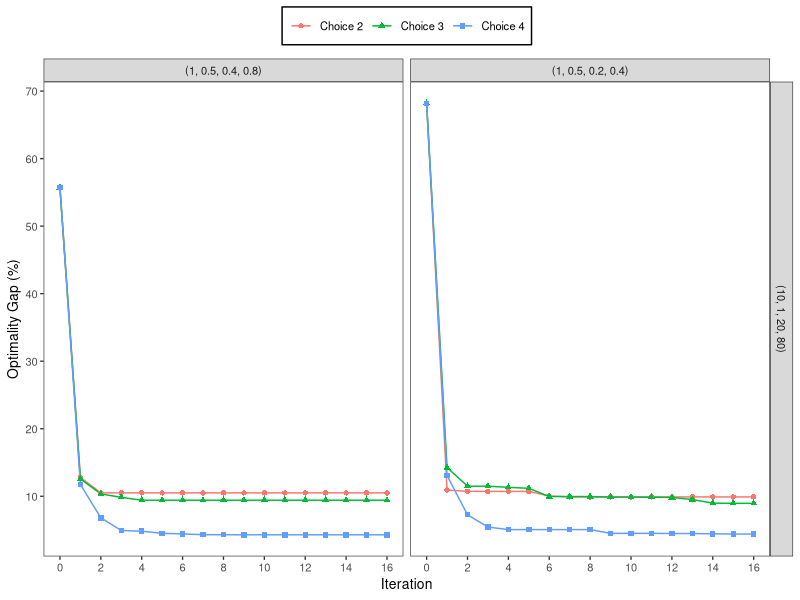
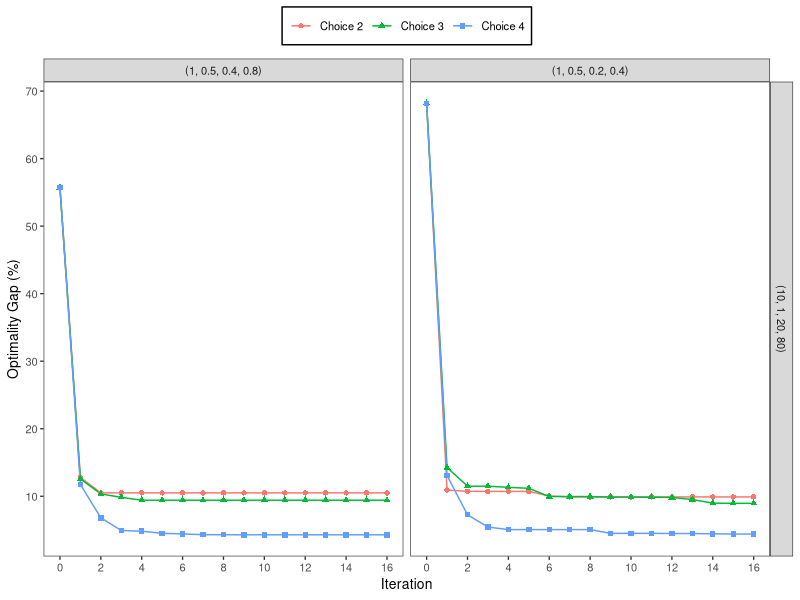

Recreate these plots in R, in order.
# Load required libraries
library(ggplot2)
library(plyr)

# ####################### Data Preprocessing #######################

# Load dataset
df <- read.csv('ADPerformanceOptGap_Choice234.csv')

# Define and order levels for Cost Structure (CS)
df$CS <- factor(df$CS, levels = c("[10, 1, 20, 80]"))

# Define and order levels for Endogeneity (Endog.)
df$Endog. <- factor(df$Endog., levels = c("[1, 0.5, 0.4, 0.8]", "[1, 0.5, 0.2, 0.4]"))

# ####################### Update Optimality Gap #######################

# Track the best performance so far across iterations
for (i in 1:nrow(df)) {
  if (df$Iteration[i] == 0) {
    idx <- i  # Initialize tracking index at the start of each iteration
  }
  if (df$OptGap[i] > df$OptGap[idx]) {
    # Update values to the best observed so far
    df$OptGap[i] <- df$OptGap[idx]
    df$Cost[i] <- df$Cost[idx]
    df$Low[i] <- df$Low[idx]
    df$High[i] <- df$High[idx]
  } else {
    idx <- i  # Update index to the current row
  }
}

# ####################### Map Factors for Plot Labels #######################

# Map Endogeneity (Endog.) and Cost Structure (CS) to user-friendly names
df$Endog. <- mapvalues(df$Endog., 
                       from = c("[1, 0.5, 0.4, 0.8]", "[1, 0.5, 0.2, 0.4]"), 
                       to = c("(1, 0.5, 0.4, 0.8)", "(1, 0.5, 0.2, 0.4)"))
df$CS <- mapvalues(df$CS, 
                   from = c("[10, 1, 20, 80]"), 
                   to = c("(10, 1, 20, 80)"))

# ####################### Create and Save Plot #######################

# Plot Optimality Gap over iterations with facets for CS and Endog.
ggplot(df[df$Iteration < 17, ]) + 
  geom_line(aes(x = Iteration, y = OptGap, color = BasisFunction)) +  # Line plot
  geom_point(aes(x = Iteration, y = OptGap, color = BasisFunction, shape = BasisFunction)) +  # Points
  facet_grid(CS ~ Endog.) +  # Facets for CS and Endog.
  scale_x_continuous(breaks = seq(0, 16, 2)) +  # X-axis breaks
  scale_y_continuous(breaks = seq(0, 75, 10)) +  # Y-axis breaks
  theme_bw(base_size = 10) +  # Theme with base font size
  theme(
    legend.position = "top",
    plot.background = element_blank(),
    panel.grid.minor = element_blank(),
    panel.grid.major = element_blank(),
    legend.title = element_blank(),
    legend.background = element_rect(size = 0.5, linetype = "solid", colour = "black")
  ) +
  guides(color = guide_legend(nrow = 1, byrow = TRUE)) +  # Format legend
  labs(y = 'Optimality Gap (%)', x = 'Iteration')  # Axis labels

# Save the plot as a PDF with the original size (5:3.2 inches)
ggsave("Figure 5.pdf", width = 5, height = 3.2, units = "in")
